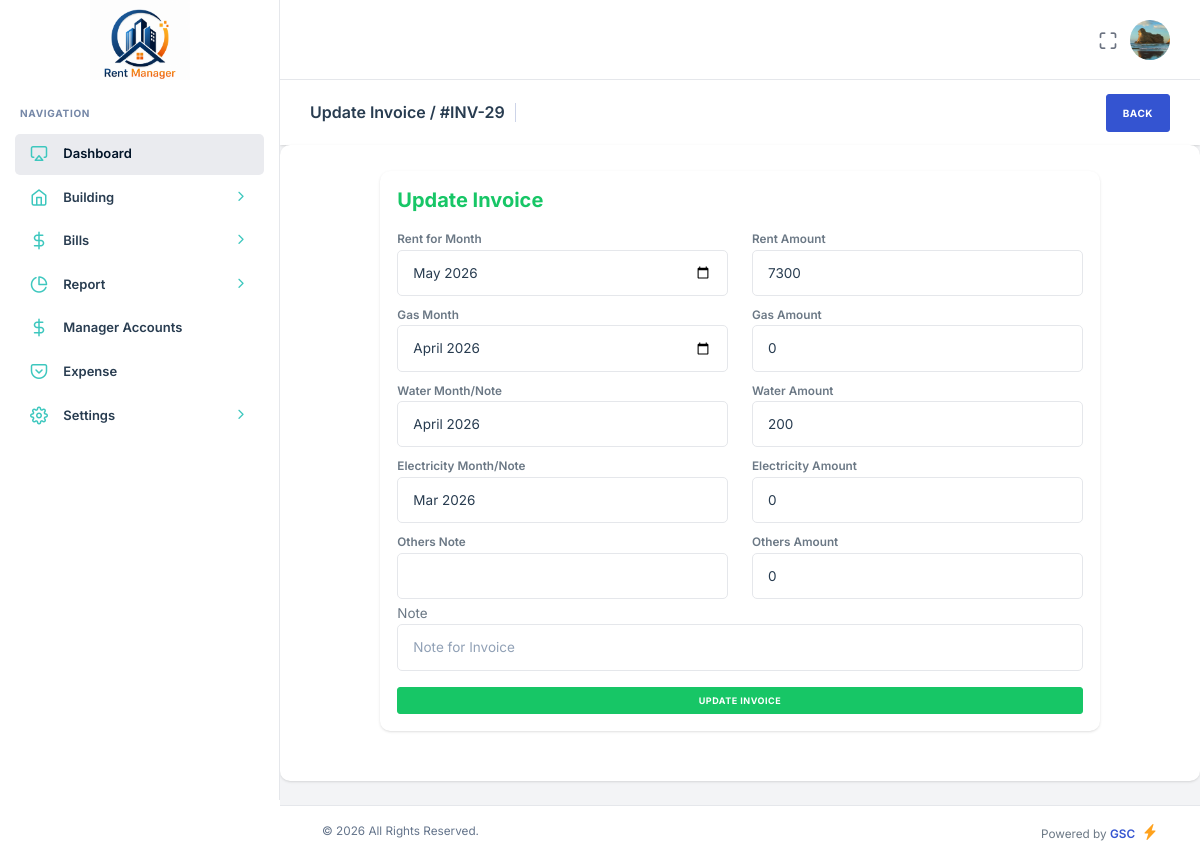
The page /admin.php?page=UpdateInvoice&unit_id=47&invoice_id=29 (signed in) on the database its author committed.
### tables this page shows
CREATE TABLE `tenants` (
  `id` int(11) NOT NULL,
  `name` varchar(150) NOT NULL,
  `phone` varchar(20) NOT NULL,
  `email` varchar(150) DEFAULT NULL,
  `password` varchar(256) NOT NULL DEFAULT '827ccb0eea8a706c4c34a16891f84e7b',
  `status` enum('Active','Inactive','Booked') NOT NULL DEFAULT 'Active',
  `role` enum('Admin','Tenant','Manager') NOT NULL,
  `booking_month` varchar(100) DEFAULT NULL,
  `start_tanent` date DEFAULT NULL,
  `nid_no` varchar(200) DEFAULT NULL,
  `permanent_address` text DEFAULT NULL,
  `family_member` int(11) DEFAULT NULL,
  `tenant_image` varchar(255) DEFAULT NULL,
  `nid_image` varchar(255) DEFAULT NULL,
  `building_id` int(11) DEFAULT NULL,
  `unit_id` int(11) DEFAULT NULL,
  `created_at` timestamp NOT NULL DEFAULT current_timestamp()
);

CREATE TABLE `invoices` (
  `id` int(11) NOT NULL,
  `tenant_id` int(11) DEFAULT NULL,
  `unit_id` int(11) DEFAULT NULL,
  `billing_month` varchar(100) DEFAULT NULL,
  `total_amount` int(11) DEFAULT NULL,
  `paid_amount` int(11) DEFAULT NULL,
  `status` enum('Paid','Unpaid','Partial') NOT NULL,
  `note` text DEFAULT NULL,
  `Rent` varchar(100) DEFAULT NULL,
  `Gas` int(11) DEFAULT NULL,
  `Water` int(11) DEFAULT NULL,
  `Electricity` int(11) DEFAULT NULL,
  `Others` int(11) DEFAULT NULL,
  `created_at` timestamp NOT NULL DEFAULT current_timestamp(),
  `Gas_month` varchar(100) DEFAULT NULL,
  `Water_month` varchar(100) DEFAULT NULL,
  `Electricity_month` varchar(100) DEFAULT NULL,
  `Others_month` varchar(100) DEFAULT NULL
);

### pages/UpdateInvoice.php (the view, shortened to what this page needs)
<?php
if (!isset($_GET['invoice_id']) || empty($_GET['invoice_id'])) {
    die("Invoice Id not Found!");
}else{
    $invoice_id = intval($_GET['invoice_id']);
}
$invoice_db_info = mysqli_query($db,"SELECT * FROM invoices WHERE id = '$invoice_id' ");
$data = mysqli_fetch_assoc($invoice_db_info);
$tenant_id = $data['tenant_id'];
$billing_month_db = $data['billing_month'];
$Rent_db = $data['Rent'];
$Gas_db = $data['Gas'];
$Water_db = $data['Water'];
$Electricity_db = $data['Electricity'];
$Others_db = $data['Others'];
$note_db = $data['note'];
$Gas_month_db = $data['Gas_month'];
$Water_month_db = $data['Water_month'];
$Electricity_month_db = $data['Electricity_month'];
$Others_month_db = $data['Others_month'];
?>
<div class="nxl-content">
    <div class="page-header d-flex justify-content-between align-items-center">
        <div class="page-header-left">
            <h5 class="m-b-10">Update Invoice / #INV-<?php echo $invoice_id; ?></h5>
        </div>
        <div class="page-header-right">
            <a href="admin.php?page=editbill&tenant_id=<?php echo $tenant_id; ?>" class="btn btn-primary">Back</a>
        </div>
    </div>
    <div class="card">
        <div class="card-body">
            <div class="row">
                <div class="col-10 mx-auto">
                    <form method="POST" enctype="multipart/form-data">
                        <div class="card p-3">
                            <h4 class="mb-3 text-success">Update Invoice</h4>
                            <div class="row">
                                <div class="col-md-6">
                                    <small class="fw-semibold">Rent for Month</small>
                                    <input type="month" name="rent_month" value="<?php echo htmlspecialchars($billing_month_db); ?>" class="form-control">
                                </div>
                                <div class="col-md-6">
                                    <small class="fw-semibold">Rent Amount</small>
                                    <input type="number" name="rent" value="<?= $Rent_db ?>" class="form-control">
                                </div>
                            </div>
                            <div class="row mt-2">
                                <div class="col-md-6">
                                    <small class="fw-semibold">Gas Month</small>
                                    <input type="month" name="Gas_month" value="<?php echo date('Y-m', strtotime($Gas_month_db)); ?>" class="form-control">
                                </div>
                                <div class="col-md-6">
                                    <small class="fw-semibold">Gas Amount</small>
                                    <input type="text" name="Gas" value="<?= $Gas_db ?>" class="form-control">
                                </div>
                            </div>
                            <div class="row mt-2">
                                <div class="col-md-6">
                                    <small class="fw-semibold">Water Month/Note</small>
                                    <input type="text" name="Water_month" value="<?php echo htmlspecialchars($Water_month_db); ?>" class="form-control">
                                </div>
                                <div class="col-md-6">
                                    <small class="fw-semibold">Water Amount</small>
                                    <input type="number" name="Water" value="<?= $Water_db ?>" class="form-control">
                                </div>
                            </div>
                            <div class="row mt-2">
                                <div class="col-md-6">
                                    <small class="fw-semibold">Electricity Month/Note</small>
                                    <input type="text" name="Electricity_month" value="<?php echo htmlspecialchars($Electricity_month_db); ?>" class="form-control">
                                </div>
                                <div class="col-md-6">
                                    <small class="fw-semibold">Electricity Amount</small>
                                    <input type="number" name="Electricity" value="<?php echo $Electricity_db; ?>" class="form-control">
                                </div>
                            </div>
                            <div class="row mt-2">
                                <div class="col-md-6">
                                    <small class="fw-semibold">Others Note</small>
                                    <input type="text" name="Others_month" value="<?php echo htmlspecialchars($Others_month_db); ?>" class="form-control">
                                </div>
                                <div class="col-md-6">
                                    <small class="fw-semibold">Others Amount</small>
                                    <input type="number" name="Others" value="<?php echo $Others_db; ?>" class="form-control">
                                </div>
                            </div>
                            <div class="mt-1">
                                <label>Note</label>
                                <input type="text" name="note" value="<?php echo htmlspecialchars($note_db); ?>" placeholder="Note for Invoice" class="form-control">
                            </div>
                            <button type="submit" name="update_invoice" class="btn btn-success btn-sm mt-3">
                                Update Invoice
                            </button>
                        </div>
                    </form>
                </div>
            </div>
        </div>
    </div>
</div>

### includes/header.php (shortened to what this page needs)
<?php
include "database/db.php";
$user_id = $_SESSION['id'];
$sql = mysqli_query($db,"SELECT * FROM `tenants` WHERE id = '$user_id' ");
$user_row = mysqli_fetch_assoc($sql);
$old_image= $user_row['tenant_image'];
?>
<!DOCTYPE html>
<html lang="zxx">
<head>
    <link rel="stylesheet" type="text/css" href="public/assets/css/bootstrap.min.css" />
    <link rel="stylesheet" type="text/css" href="public/assets/vendors/css/vendors.min.css" />
    <link rel="stylesheet" type="text/css" href="public/assets/vendors/css/daterangepicker.min.css" />
    <link rel="stylesheet" type="text/css" href="public/assets/css/theme.min.css" />
    <link rel="stylesheet" href="public/assets/css/style.css">
</head>
<body>
    <?php include "includes/sidebar.php"; ?>
    <header class="nxl-header">
        <div class="header-wrapper">
            <div class="header-right ms-auto">
                <div class="d-flex align-items-center">
                    <div class="nxl-h-item d-none d-sm-flex">
                        <div class="full-screen-switcher">
                            <a href="javascript:void(0);" class="nxl-head-link me-0"
                                onclick="$('body').fullScreenHelper('toggle');">
                                <i class="feather-maximize maximize"></i>
                            </a>
                        </div>
                    </div>
                    <div class="dropdown nxl-h-item">
                        <a href="javascript:void(0);" data-bs-toggle="dropdown" role="button"
                            data-bs-auto-close="outside">
                            <img src="<?php echo $old_image ? 'public/uploads/tenants/'.$old_image : 'public/uploads/tenants/no-image.png' ?>" alt="<?= $old_image ?>"
                                class="img-fluid user-avtar me-0" style="width:40px; height: 40px;"/>
                        </a>
                    </div>
                </div>
            </div>
        </div>
    </header>

### rows shown on the page
tenants: tenant_image (picture)
invoices: rent_month "2026-05", rent "7300", Gas_month "2026-04", Gas "0", Water_month "April 2026", Water "200", Electricity_month "Mar 2026", Electricity "0", Others "0"

### other values the page prints
$invoice_id "29"
